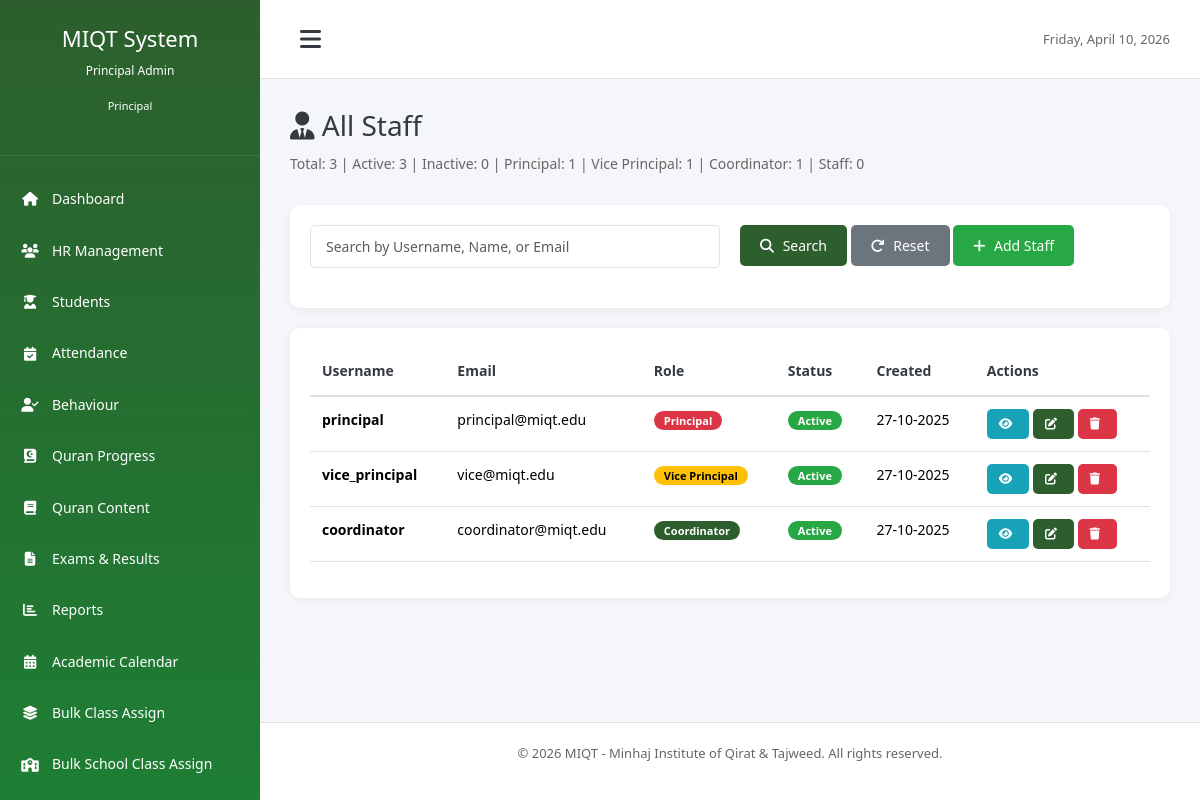
The app's page /modules/hr/staff.php (signed in) with its own data.
### tables this page shows
CREATE TABLE `users` (
  `id` int(11) NOT NULL,
  `username` varchar(100) NOT NULL,
  `password` varchar(255) NOT NULL,
  `email` varchar(150) DEFAULT NULL,
  `full_name` varchar(200) NOT NULL,
  `role` enum('principal','vice_principal','coordinator','teacher','admin','student','parent','staff') NOT NULL,
  `status` enum('active','inactive') DEFAULT 'active',
  `created_at` timestamp NOT NULL DEFAULT current_timestamp(),
  `updated_at` timestamp NOT NULL DEFAULT current_timestamp() ON UPDATE current_timestamp()
);

### includes/functions.php (called while the page is built, shortened)
<?php
function formatDate($date, $format = DISPLAY_DATE_FORMAT) {
    return date($format, strtotime($date));
}
?>

### modules/hr/staff.php (the view, shortened to what this page needs)
<?php
require_once '../../config/database.php';
require_once '../../includes/functions.php';
$page = isset($_GET['page']) ? (int)$_GET['page'] : 1;
$offset = ($page - 1) * RECORDS_PER_PAGE;
$search = isset($_GET['search']) ? sanitize($_GET['search']) : '';
$where = "WHERE u.role IN ('staff', 'principal', 'vice_principal', 'coordinator')";
$params = [];
$sql = "SELECT u.* FROM users u
        $where
        ORDER BY
            CASE u.role
                WHEN 'principal' THEN 1
                WHEN 'vice_principal' THEN 2
                WHEN 'coordinator' THEN 3
                WHEN 'staff' THEN 4
            END,
            u.created_at DESC
        LIMIT " . RECORDS_PER_PAGE . " OFFSET $offset";
$stmt = $db->prepare($sql);
$stmt->execute($params);
$staff_list = $stmt->fetchAll();
$sql = "SELECT
        COUNT(*) as total,
        SUM(CASE WHEN status = 'active' THEN 1 ELSE 0 END) as active,
        SUM(CASE WHEN status = 'inactive' THEN 1 ELSE 0 END) as inactive,
        SUM(CASE WHEN role = 'principal' THEN 1 ELSE 0 END) as principal,
        SUM(CASE WHEN role = 'vice_principal' THEN 1 ELSE 0 END) as vice_principal,
        SUM(CASE WHEN role = 'coordinator' THEN 1 ELSE 0 END) as coordinator,
        SUM(CASE WHEN role = 'staff' THEN 1 ELSE 0 END) as staff
        FROM users WHERE role IN ('staff', 'principal', 'vice_principal', 'coordinator')";
$stmt = $db->prepare($sql);
$stmt->execute();
$stats = $stmt->fetch();
require_once '../../includes/header.php';
?>
<div class="page-header">
    <h1 class="page-title"><i class="fas fa-user-tie"></i> All Staff</h1>
    <p class="subtitle">
        Total: <?php echo $stats['total']; ?> |
        Active: <?php echo $stats['active']; ?> |
        Inactive: <?php echo $stats['inactive']; ?> |
        Principal: <?php echo $stats['principal']; ?> |
        Vice Principal: <?php echo $stats['vice_principal']; ?> |
        Coordinator: <?php echo $stats['coordinator']; ?> |
        Staff: <?php echo $stats['staff']; ?>
    </p>
</div>
<div class="dashboard-card mb-20">
    <div class="card-body">
        <form method="GET" action="" class="form-row">
            <div class="form-group" style="flex: 1;">
                <input type="text" name="search" class="form-control" placeholder="Search by Username, Name, or Email"
                       value="<?php echo htmlspecialchars($search); ?>">
            </div>
            <div class="form-group">
                <button type="submit" class="btn btn-primary">
                    <i class="fas fa-search"></i> Search
                </button>
                <a href="staff.php" class="btn btn-secondary">
                    <i class="fas fa-redo"></i> Reset
                </a>
                <a href="add_staff.php" class="btn btn-success">
                    <i class="fas fa-plus"></i> Add Staff
                </a>
            </div>
        </form>
    </div>
</div>
<div class="dashboard-card">
    <div class="card-body">
        <?php if (count($staff_list) > 0): ?>
        <div class="table-responsive">
            <table class="table">
                <thead>
                    <tr>
                        <th>Username</th>
                        <th>Email</th>
                        <th>Role</th>
                        <th>Status</th>
                        <th>Created</th>
                        <th>Actions</th>
                    </tr>
                </thead>
                <tbody>
                    <?php foreach ($staff_list as $staff): ?>
                    <tr>
                        <td>
                            <strong><?php echo htmlspecialchars($staff['username']); ?></strong>
                        </td>
                        <td><?php echo htmlspecialchars($staff['email'] ?: 'N/A'); ?></td>
                        <td>
                            <?php
                            $roleBadges = [
                                'principal' => 'badge-danger',
                                'vice_principal' => 'badge-warning',
                                'coordinator' => 'badge-primary',
                                'staff' => 'badge-info'
                            ];
                            $roleLabels = [
                                'principal' => 'Principal',
                                'vice_principal' => 'Vice Principal',
                                'coordinator' => 'Coordinator',
                                'staff' => 'Staff'
                            ];
                            $badgeClass = $roleBadges[$staff['role']] ?? 'badge-secondary';
                            $roleLabel = $roleLabels[$staff['role']] ?? ucfirst(str_replace('_', ' ', $staff['role']));
                            ?>
                            <span class="badge <?php echo $badgeClass; ?>"><?php echo $roleLabel; ?></span>
                        </td>
                        <td>
                            <?php
                            $badge_class = [
                                'active' => 'badge-success',
                                'inactive' => 'badge-secondary'
                            ];
                            ?>
                            <span class="badge <?php echo $badge_class[$staff['status']] ?? 'badge-secondary'; ?>">
                                <?php echo ucfirst($staff['status']); ?>
                            </span>
                        </td>
                        <td><?php echo formatDate($staff['created_at']); ?></td>
                        <td>
                            <a href="view_staff.php?id=<?php echo $staff['id']; ?>" class="btn btn-sm btn-info" title="View">
                                <i class="fas fa-eye"></i>
                            </a>
                            <a href="edit_staff.php?id=<?php echo $staff['id']; ?>" class="btn btn-sm btn-primary" title="Edit">
                                <i class="fas fa-edit"></i>
                            </a>
                            <a href="delete_staff.php?id=<?php echo $staff['id']; ?>"
                               class="btn btn-sm btn-danger"
                               title="Delete"
                               onclick="return confirm('Are you sure you want to delete this staff member?')">
                                <i class="fas fa-trash"></i>
                            </a>
                        </td>
                    </tr>
                    <?php endforeach; ?>
                </tbody>
            </table>
        </div>
        <?php else: ?>
        <p class="text-center text-muted">No staff members found</p>
        <?php endif; ?>
    </div>
</div>
<?php require_once '../../includes/footer.php'; ?>

### assets/css/style.css (style rules this page uses)
* { margin: 0; padding: 0; box-sizing: border-box; }
:root { --primary-color: #2c5f2d; --secondary-color: #1e7e34; --success-color: #28a745; --danger-color: #dc3545; --warning-color: #ffc107; --info-color: #17a2b8; --light-color: #f8f9fa; --dark-color: #343a40; --border-color: #dee2e6; --sidebar-width: 260px; --sidebar-collapsed-width: 72px; }
body { font-family: 'Jameel Noori Nastaleeq', 'Segoe UI', Tahoma, Geneva, Verdana, sans-serif; font-size: 14px; line-height: 1.6; color: #333; background-color: #f4f6f9; }
[dir="rtl"], .urdu-text, .arabic-text, th, td, .progress-table th, .progress-table td, table th, table td { font-family: 'Jameel Noori Nastaleeq', 'Segoe UI', Tahoma, Geneva, Verdana, sans-serif; }
* { font-variant-ligatures: normal; text-rendering: optimizeLegibility; }
.page-title { font-size: 28px; margin-bottom: 10px; color: var(--dark-color); }
.subtitle { font-size: 14px; color: #666; margin-bottom: 30px; }
.dashboard-card { background: white; border-radius: 10px; box-shadow: 0 2px 10px rgba(0,0,0,0.05); overflow: hidden; }
.card-body { padding: 20px; }
.form-group { margin-bottom: 20px; }
.form-control { width: 100%; padding: 10px 15px; border: 1px solid var(--border-color); border-radius: 5px; font-size: 14px; transition: border-color 0.3s; }
.form-row { display: grid; grid-template-columns: repeat(auto-fit, minmax(250px, 1fr)); gap: 20px; }
.btn { display: inline-block; padding: 10px 20px; border: none; border-radius: 5px; font-size: 14px; cursor: pointer; text-decoration: none; transition: all 0.3s; text-align: center; }
.btn-primary { background: var(--primary-color); color: white; }
.btn-success { background: var(--success-color); color: white; }
.btn-danger { background: var(--danger-color); color: white; }
.btn-info { background: var(--info-color); color: white; }
.btn-secondary { background: #6c757d; color: white; }
.btn-sm { padding: 6px 12px; font-size: 12px; }
.btn i { margin-right: 5px; }
.table { width: 100%; border-collapse: collapse; }
.table thead { background: #f8f9fa; }
.table th { padding: 12px; text-align: left; font-weight: 600; color: var(--dark-color); border-bottom: 2px solid var(--border-color); }
.table td { padding: 12px; border-bottom: 1px solid var(--border-color); }
.badge { display: inline-block; padding: 4px 10px; border-radius: 12px; font-size: 11px; font-weight: 600; }
.badge-success { background: var(--success-color); color: white; }
.badge-danger { background: var(--danger-color); color: white; }
.badge-warning { background: var(--warning-color); color: #000; }
.badge-primary { background: var(--primary-color); color: white; }
.mb-20 { margin-bottom: 20px; }

### records on screen
users: username "principal", email "principal@miqt.edu", role "Principal", status "Active", created_at "27-10-2025"
users: username "vice_principal", email "vice@miqt.edu", role "Vice Principal", status "Active", created_at "27-10-2025"
users: username "coordinator", email "coordinator@miqt.edu", role "Coordinator", status "Active", created_at "27-10-2025"

### other values on screen
getUserName() "Principal Admin"
str_replace('_', ' ', getUserRole()) "Principal"
$stats['total'] "3"
$stats['active'] "3"
$stats['inactive'] "0"
$stats['principal'] "1"
$stats['vice_principal'] "1"
$stats['coordinator'] "1"
$stats['staff'] "0"
